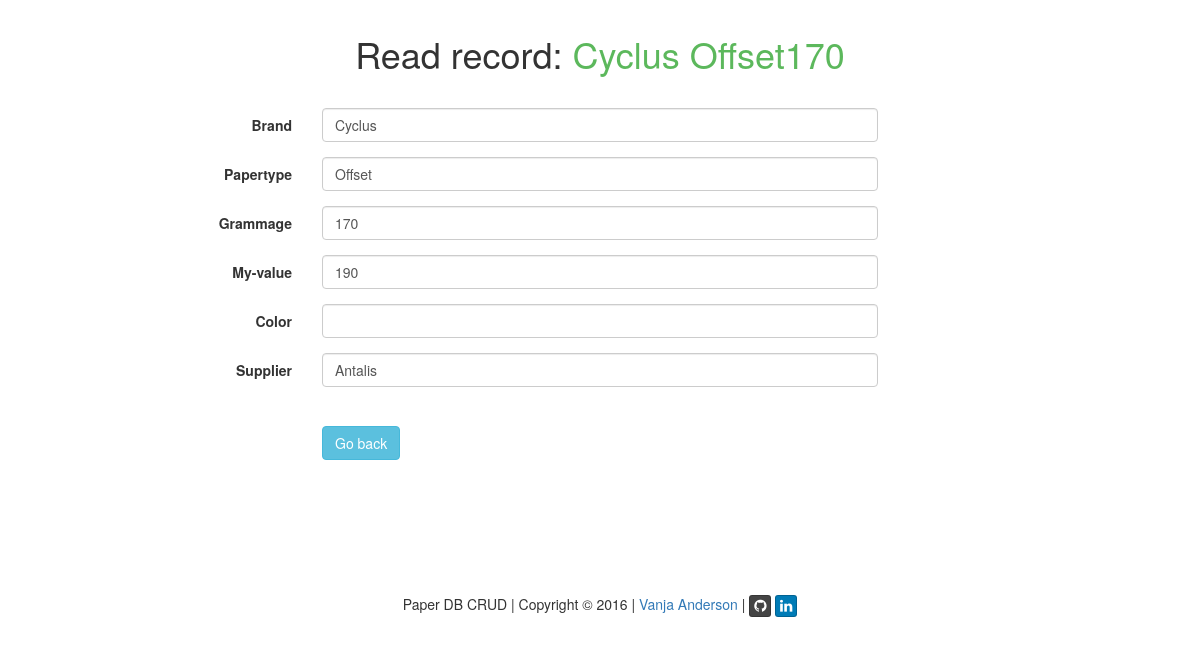
Screenshot of /?q=read_paper&id=31 with the database file from the repository.
### tables this page shows
CREATE TABLE IF NOT EXISTS paper (
  id int(11) NOT NULL AUTO_INCREMENT,
  brand varchar(45) NOT NULL,
  type varchar(45) NOT NULL,
  color varchar(45) DEFAULT ' ',
  supplier varchar(45) NOT NULL,
  grammage int(4) NOT NULL,
  my int(4) NOT NULL,
  user char(8) NOT NULL,
  PRIMARY KEY (id),
   
  CONSTRAINT paper_brand_fk FOREIGN KEY (brand) REFERENCES brand(brand),
  CONSTRAINT paper_type_fk FOREIGN KEY (type) REFERENCES type(type),
  CONSTRAINT paper_color_fk FOREIGN KEY (color) REFERENCES color(color),
  CONSTRAINT paper_supplier_fk FOREIGN KEY (supplier) REFERENCES supplier(name),
  CONSTRAINT paper_user_fk FOREIGN KEY (user) REFERENCES user(name)
);

### index.php (called while the page is built, shortened)
<?php
require('script/functions.php');
$q = null;
$page = "";
if(isset($_GET['q'])) {
	$q = $_GET['q'];
}
switch($q) {
	case "read_paper": {
		$page = 'content/read_paper.php';
	} break;
}
include('inc/header.php');
include($page);
include('inc/footer.php');
?>

### script/functions.php (called while the page is built, shortened)
<?php
function output_from_database($sql, $attr) {
	$pdo = CDatabase::connect();
	$pdo->setAttribute(PDO::ATTR_ERRMODE, PDO::ERRMODE_EXCEPTION);
	$stmt = $pdo->prepare($sql);
	$stmt->execute(explode(", ",$attr));
	return $stmt->fetch(PDO::FETCH_ASSOC);
}
?>

### content/read_paper.php (the view, shortened to what this page needs)
<?php
$id = null;
if ( !empty($_GET['id'])) {
	$id = $_REQUEST['id'];
}
if ( $id === null ) {
	header('Location:?q=start');
} else {
	$data = output_from_database('SELECT * FROM paper WHERE id = ?', "$id");
}
?>
		<div class="row">
			<h1 class="text-center empty-row-after"><?=READ_PAPER_TITLE;?> <span class="success_green"><?=$data['brand'];?> <?=$data['type'];?><?=$data['grammage'];?></span></h1>
		</div>
		<div class="row">
			<form class="form-horizontal" action="#" method="post" role="form">
				<div class="form-group">
					<label for="brand" class="control-label col-sm-3"><?=BRAND_TITLE;?></label>
					<div class="controls col-sm-6">
	                    <input name="brand" class="form-control <?=$brandClass;?>" type="text" value="<?=$data['brand'];?>" />
					</div>
				</div>
				<div class="form-group">
					<label for="type" class="control-label col-sm-3"><?=TYPE_TITLE;?></label>
					<div class="controls col-sm-6">
						<input name="type" class="form-control <?=$typeClass;?>" value="<?=$data['type'];?>" />
					</div>
				</div>
				<div class="form-group">
					<label for="grammage" class="control-label col-sm-3"><?=GRAMMAGE_TITLE;?></label>
					<div class="controls col-sm-6">
						<input name="grammage" class="form-control <?=$grammageClass;?>" value="<?=$data['grammage'];?>" />
					</div>
				</div>
				<div class="form-group">
					<label for="my" class="control-label col-sm-3"><?=MY_TITLE;?></label>
					<div class="controls col-sm-6">
						<input name="my" class="form-control <?=$myClass;?>" value="<?=$data['my'];?>" />
					</div>
				</div>
				<div class="form-group">
					<label for="color" class="control-label col-sm-3"><?=COLOR_TITLE;?></label>
					<div class="controls col-sm-6">
						<input name="color" class="form-control" value="<?=$data['color'];?>" />
					</div>
				</div>
				<div class="form-group empty-row-after">
					<label for="supplier" class="control-label col-sm-3"><?=SUPPLIER_TITLE;?></label>
					<div class="controls col-sm-6">
						<input name="supplier" class="form-control" value="<?=$data['supplier'];?>" />
					</div>
				</div>
				<div class="form-group">
					<div class="col-sm-offset-3 col-sm-6">
						<a class="btn btn-info" role="button" href="<?=DOCUMENT_ROOT;?>"><?=BUTTON_BACK;?></a>
					</div>
				</div>
			</form>
		</div>

### css/my.css (style rules this page uses)
.empty-row-after { padding-bottom: 24px; }
.success_green { color: #5cb85c; }

### rows the page displays
paper: brand "Cyclus", type "Offset", grammage "170", my "190", supplier "Antalis"

### other values shown
READ_PAPER_TITLE "Read record:"
BRAND_TITLE "Brand"
TYPE_TITLE "Papertype"
GRAMMAGE_TITLE "Grammage"
MY_TITLE "My-value"
COLOR_TITLE "Color"
SUPPLIER_TITLE "Supplier"
BUTTON_BACK "Go back"
WEB_PAGE_TITLE "Paper DB CRUD"
